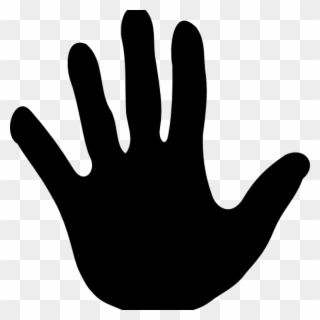
#> input picture 0-1007_handprint-outline-finger-clipart-hand-palm-pencil-and.png, 320 x 320 px
$ python handrec.py
#> lines starting #> are read from the running program, lines starting #| are printed output that depends on the picture; after the words box and inside, x2 and y2 are one past the last pixel; in counts of white or black regions, pixels touching at a corner belong together
import cv2
import numpy as np
import matplotlib as plt

#we will use convex hull technique
hand=cv2.imread('0-1007_handprint-outline-finger-clipart-hand-palm-pencil-and.png',0)
#> hand is the input picture: shape (320, 320); min 0, max 255, mean 143.5

ret,thresh=cv2.threshold(hand,70,255,cv2.THRESH_BINARY)
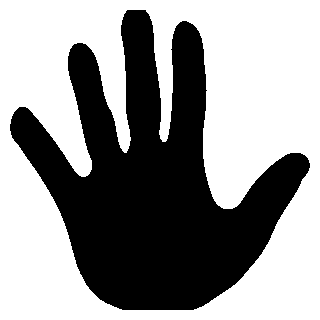
#> thresh: shape (320, 320); 58.8% white; 1 black region

#find connected pixels
contours, hierarchy=cv2.findContours(thresh,cv2.RETR_TREE,cv2.CHAIN_APPROX_SIMPLE)
#> contours = 2 contours; box (x1, y1, x2, y2) and area: (0, 0, 320, 320) 101761, (9, 9, 311, 311) 42900

#find convex hull
hull=[cv2.convexHull(c) for c in contours]
#> hull = 2 contours; box (x1, y1, x2, y2) and area: (0, 0, 320, 320) 101761, (9, 9, 311, 311) 60714
final=cv2.drawContours(hand,hull,-1,(255,0,0))

cv2.imshow('Original image',hand)
cv2.imshow('Thresholded image',thresh)
cv2.imshow('Convex hull',final)
cv2.waitKey(0)
cv2.destroyAllWindows()

$ run again, with download.jpg saved as 0-1007_handprint-outline-finger-clipart-hand-palm-pencil-and.png
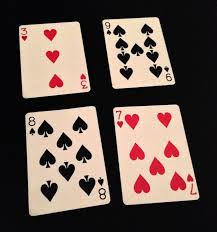
#> input picture download.jpg, 217 x 232 px
#> `ret,thresh=cv2.threshold(hand,70,255,cv2.THRESH_BINARY)`:
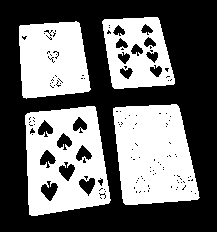
#> thresh: shape (232, 217); 42.5% white; 4 white regions
#> contours = 203 contours, 180 with area under 20; largest, box (x1, y1, x2, y2) and area: (25, 106, 111, 216) 7619, (113, 104, 200, 205) 6852, (19, 21, 91, 99) 4586, (102, 17, 175, 89) 4073, (40, 180, 59, 202) 232
#> hull = 203 contours, 180 with area under 20; largest, box (x1, y1, x2, y2) and area: (25, 106, 111, 216) 7780, (113, 104, 200, 205) 6994, (19, 21, 91, 99) 4694, (102, 17, 175, 89) 4172, (40, 180, 59, 202) 253
#> `final=cv2.drawContours(hand,hull,-1,(255,0,0))`:
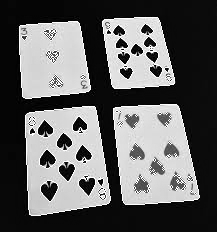
#> final: shape (232, 217); min 0, max 255, mean 98
